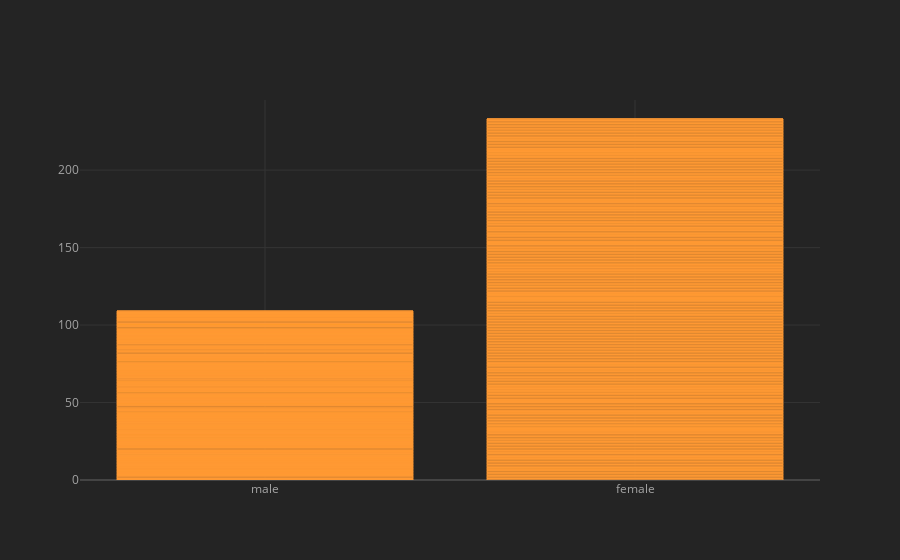

The cell this chart's notebook holds for it:
### Code cell
titanic.iplot(x = 'sex', y = 'survived', kind = 'bar')

### Figure 1 — Plotly figure (JSON) as saved in the notebook; plotly's stock layout.template omitted (floating-point values rounded to 4 significant figures; data arrays with more than 128 entries replaced by an {"elided": "..."} marker saying what was removed)
{"data": [{"marker": {"color": "rgba(255, 153, 51, 0.6)", "line": {"color": "rgba(255, 153, 51, 1.0)", "width": 1}}, "name": "survived", "orientation": "v", "text": "", "type": "bar", "x": {"elided": "891 str values"}, "y": {"elided": "891 int values"}}], "layout": {"legend": {"bgcolor": "#242424", "font": {"color": "#F4F4F4"}}, "paper_bgcolor": "#242424", "plot_bgcolor": "#242424", "title": {"font": {"color": "#F4F4F4"}}, "xaxis": {"gridcolor": "#343434", "showgrid": true, "tickfont": {"color": "#A4A4A4"}, "title": {"font": {"color": "#A4A4A4"}, "text": ""}, "zerolinecolor": "#444444"}, "yaxis": {"gridcolor": "#343434", "showgrid": true, "tickfont": {"color": "#A4A4A4"}, "title": {"font": {"color": "#A4A4A4"}, "text": ""}, "zerolinecolor": "#444444"}}}
